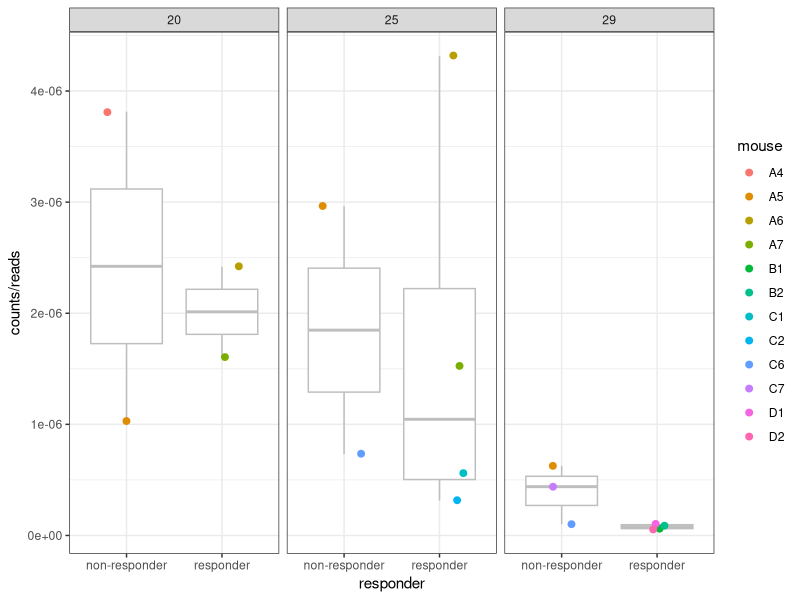
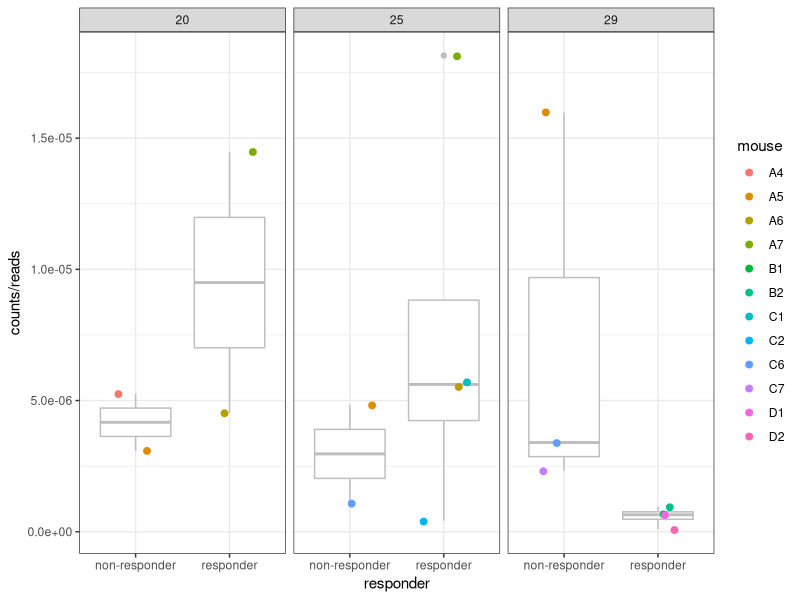
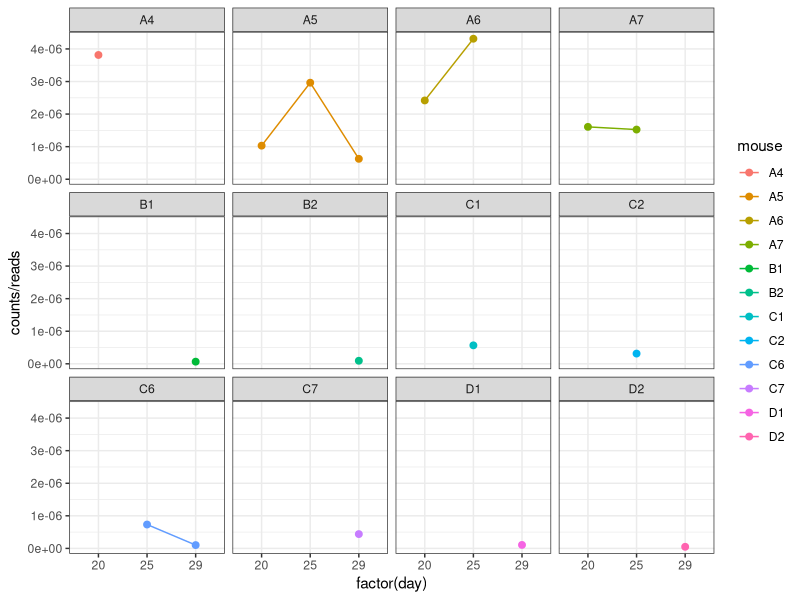
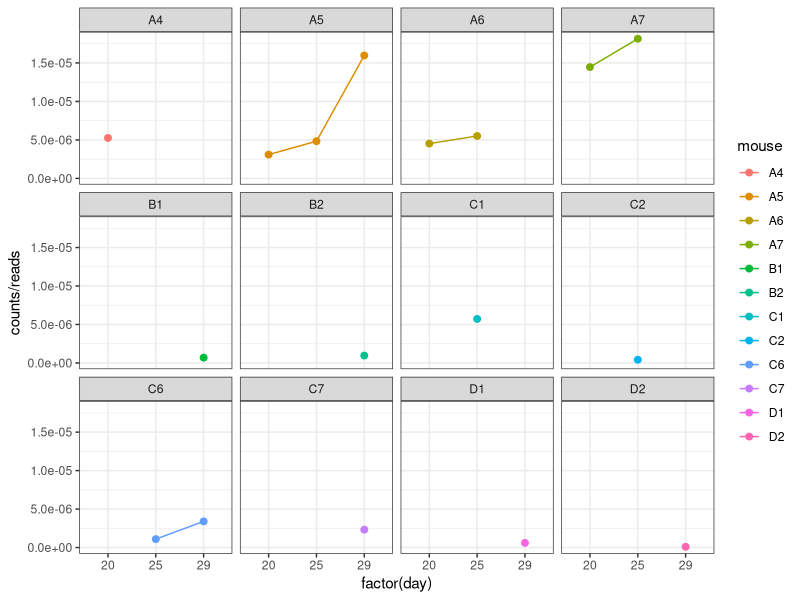
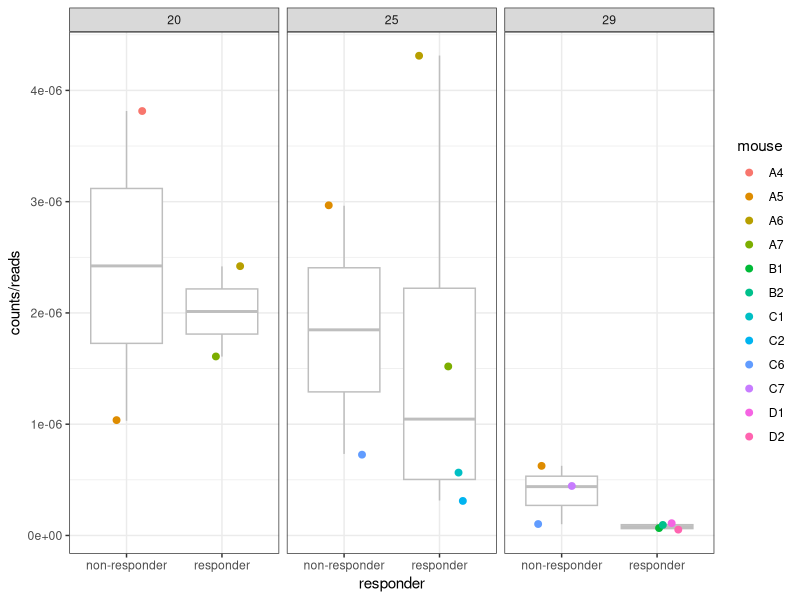
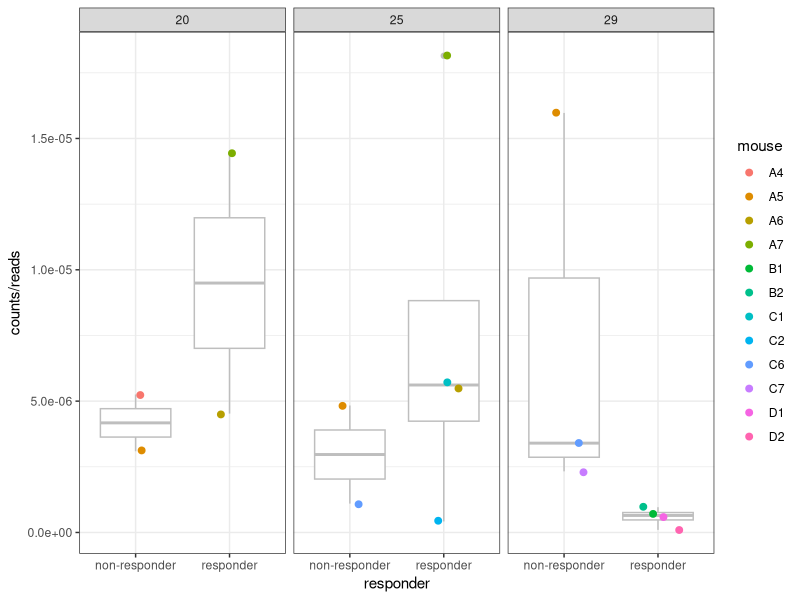
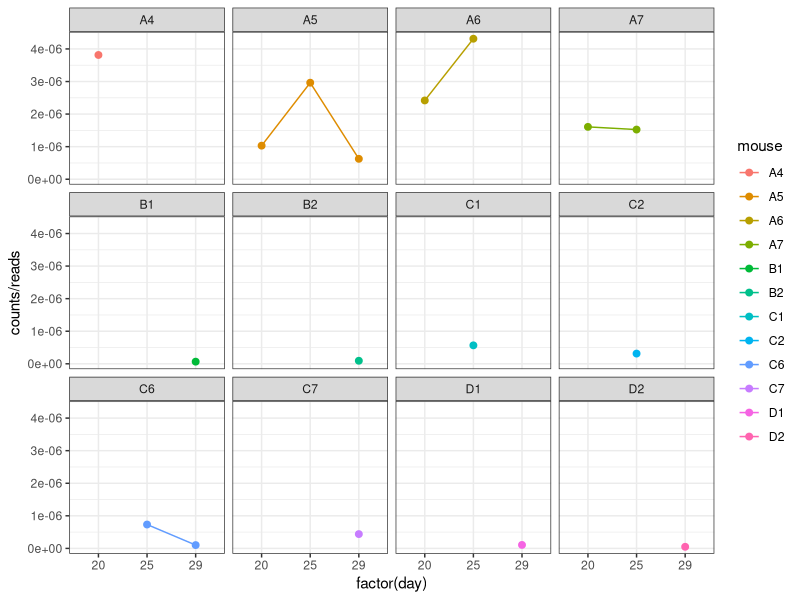
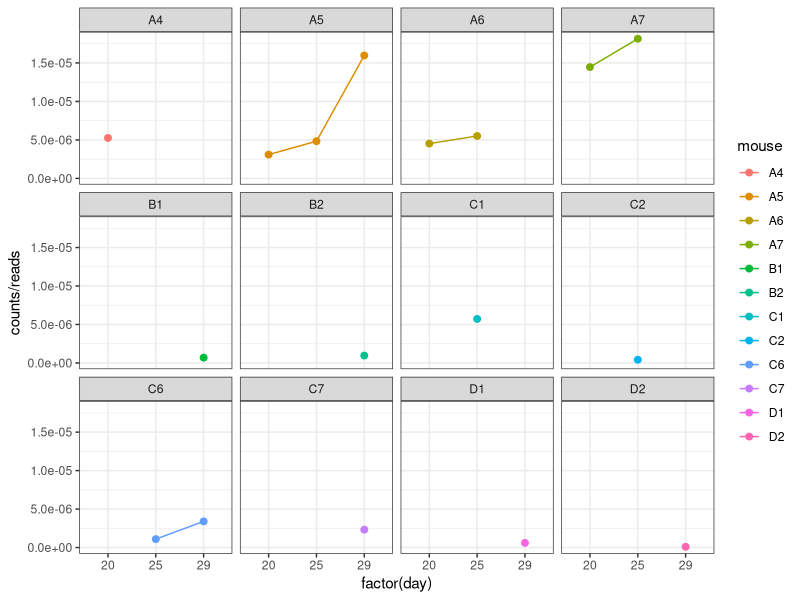

Source code (R) for these figures, in order:
## ---- chunk 1
library(data.table)

counts <- fread("counts.csv")
counts[, sample := tstrsplit(sample, "-")[[3]]]
counts[, mouse := substr(sample, 1, 2)]
counts[, day := as.numeric(substr(sample, 4, 6))]

counts$responder <- "responder"
counts[mouse %in% c("A4", "A5", "C6", "C7"), responder := "non-responder"]

counts
## ---- chunk 2
library(ggplot2)

resistance <- counts[, .(counts = sum(counts), reads=reads[1], day=day[1], mouse=mouse[1], responder=responder[1]), by="sample"]
beta <- counts[grepl("beta-lactamase", description), 
               .(counts = sum(counts), reads=reads[1], day=day[1], mouse=mouse[1], responder=responder[1]), by="sample"]
time_plot <- ggplot(beta, aes(x=responder, y=counts/reads, color=mouse)) + 
  geom_boxplot(color="gray") + geom_jitter(size=2, width=0.25) + 
  facet_wrap(~day) + theme_bw()
time_plot
ggsave("beta_time.png", width=10, height=5)
## ---- chunk 3
time_plot %+% resistance
ggsave("resistance_time.png", width=10, height=5)
## ---- chunk 4
mouse_plot <- ggplot(beta, aes(x=factor(day), y=counts/reads, color=mouse)) + 
  geom_point(size=2) + geom_line(aes(group=mouse)) + facet_wrap(~ mouse) + theme_bw()
mouse_plot
ggsave("beta_time.png")
## ---- chunk 5
mouse_plot %+% resistance
ggsave("resistance_time.png")
